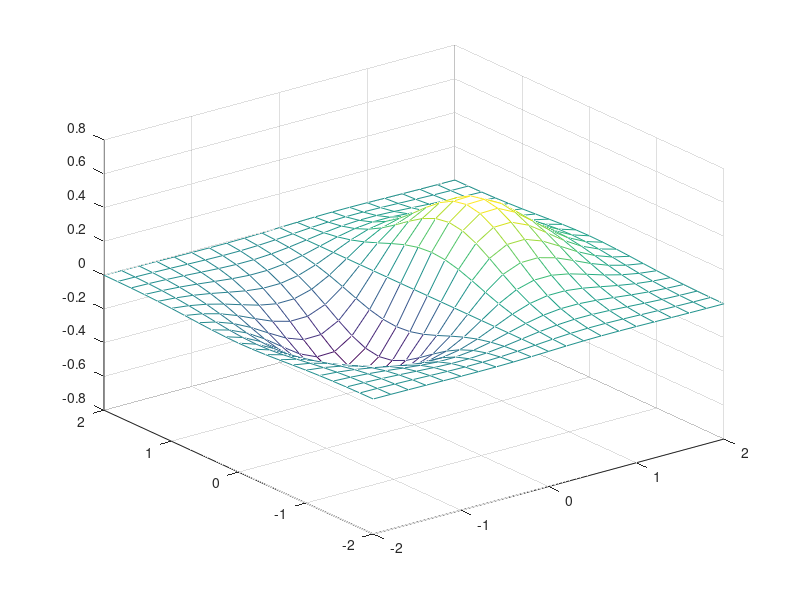
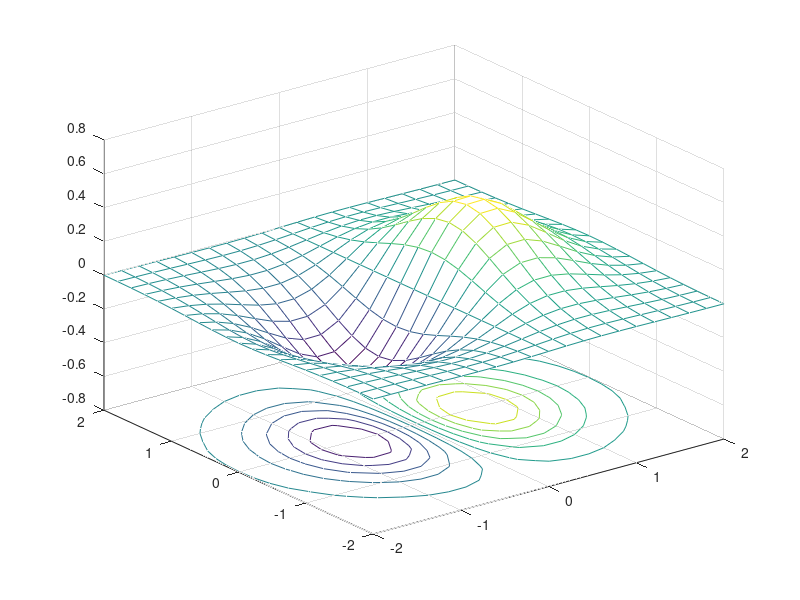
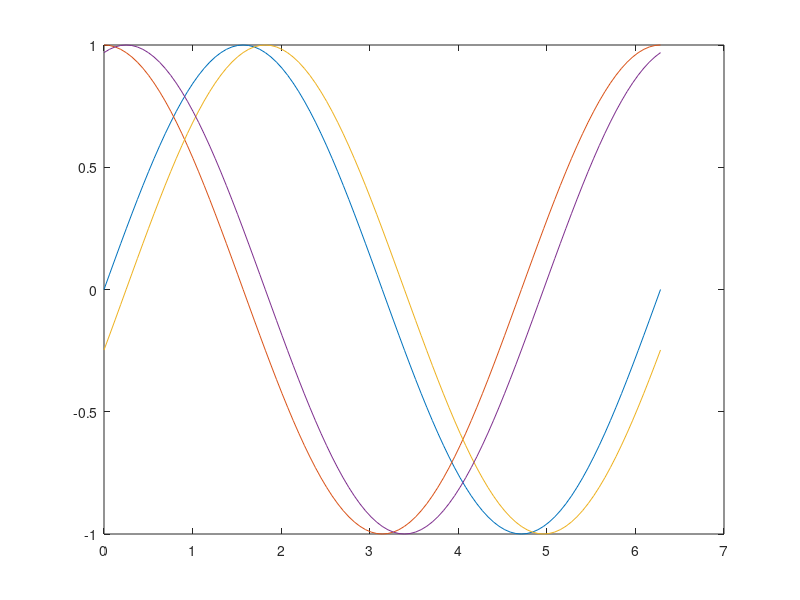
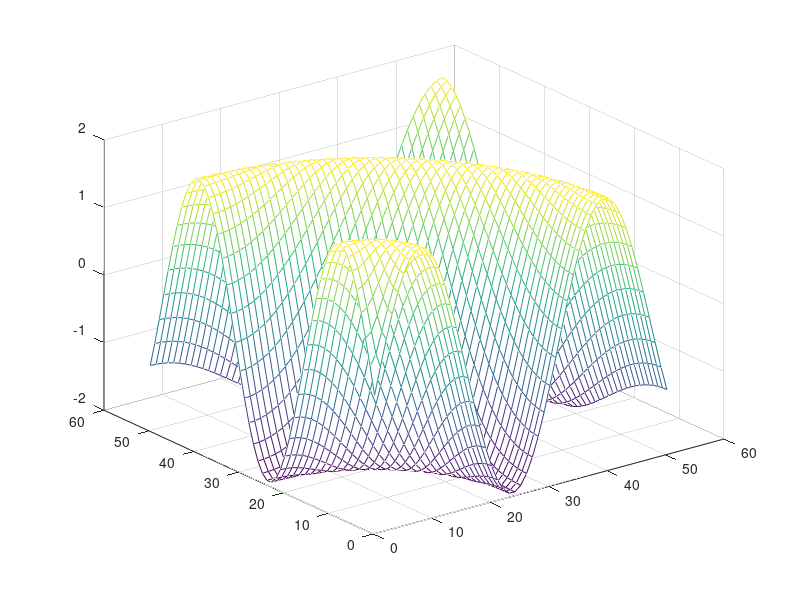

Here is the MATLAB script that generated these plots, in order:
%% q1 mesh and meshc
[X,Y] = meshgrid(-2:.2:2, -2:.2:2);
Z = X.*exp(-X.^2-Y.^2);
figure
mesh(X,Y,Z)
print('meshtwo.jpg', '-djpeg')
figure
meshc(X,Y,Z)
print('meshctwo.jpg', '-djpeg')

%% q2 multigraph
t = 0:pi/50:2*pi;
y1 = sin(t);
y2 = cos(t);
y3=sin(t-0.25);
y4=cos(t-0.25);
figure
plot(t,y1,t,y2,t,y3,t,y4)
print multigraph.jpg -djpeg

%% q3 meshgrid
% meshgrid takes only one arguemtns for maeshing with grid size gxg
g=0:0.2:10;
[X,Y]=meshgrid(g);
Z=2*sin(sqrt(X.^2+Y.^2));
figure
mesh(Z)
print meshthree.jpg -djpeg

%% q4 rotate 3D
% rotate3d allows to change the view point
x=-4.0:0.1:4.0;
y=-3.0:0.1:3.0;
[X,Y] = meshgrid(x,y);
Z = X.^2 - 2*(X.*Y) + 3*Y + 2;
figure
rotate3d on;
surf(X,Y,Z)
axis([-4 4 -3 3 -15 40])
colormap(jet)

%% q5 surftwo and countertwo
colormap(jet)
x = -2:.1:2; y=x;
[X,Y] = meshgrid(x,y);
Z = X.^2-2*(X.*Y);
figure
rotate3d on;
surf(X,Y,Z+10)
shading interp;
print surftwo.jpg -djpeg
hold on;
figure
axis([-2 2 -2 2 0 25]);
xlabel('X');
ylabel('Y');
contour3(X,Y,Z+10,30,'k')
contour(X,Y,Z+10,30)
print contourtwo.jpg -djpeg

%% q6 saddles
x = -4:0.1:4;
y = x;
[x y] = meshgrid(x, y);
z1 = x.^2-y.^2;
z2 = x.*y;
figure
surf(x,y,z1+10);
print saddles1.jpg -djpeg
figure 
surf(x,y,z2);
print saddles2.jpg -djpeg

%% q7 an intersting graph
A = randn(50);
figure
surf(A)
shading interp
print strange.jpg -djpeg